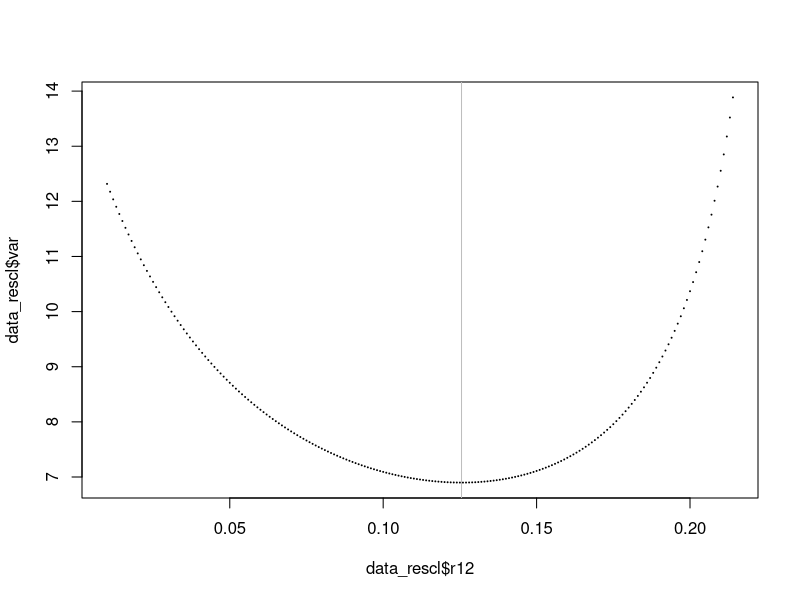
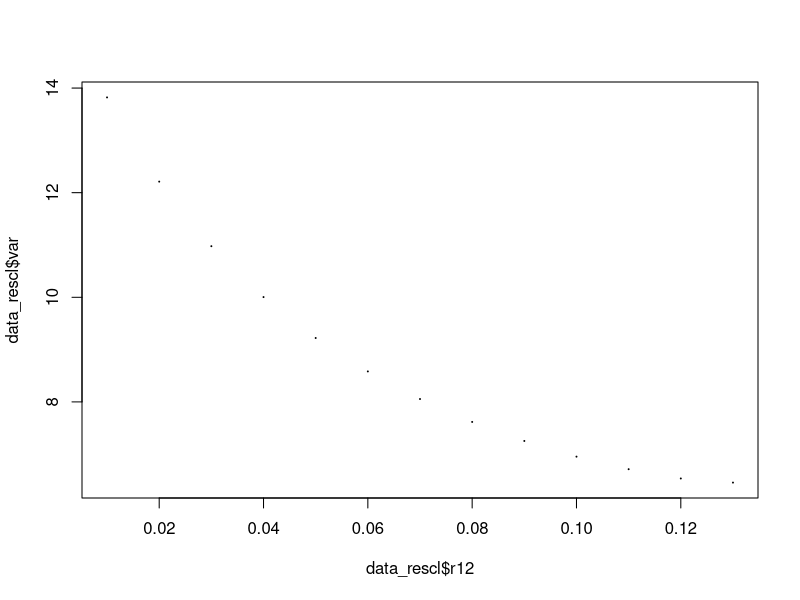
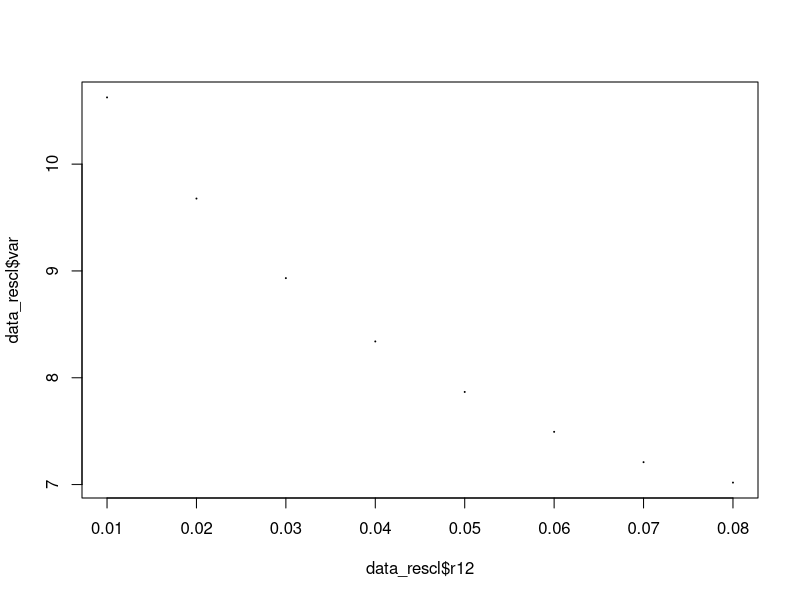

These figures' R source, in order:

##########################################
# Optimal allocation
# Variance
# 2022-Oct
# Marta Bofill Roig
##########################################

library(tidyverse)

##########################################
# Optimal allocations
# for case 3
##########################################

Power=function(x,y)x^y

eq=function(r22,r1=0.1,r2=0.8) (r1 + ((Power(r2,2) - 4*r2*r22 + 2*Power(r22,2))*Power(Power(r2,2) - 2*r2*r22 + 2*Power(r22,2),2))/(Power(r2,2)*Power(r2 - r22,3)) - (1-r1-r2))/4.

fr12=function(r22,r1=0.1,r2=0.8) (r2*(r2 - 2*r22))/(2*(r2 - r22))

f=Vectorize(function(r1,r2) { 
  r22=uniroot(eq,c(0,r2),r1=r1,r2=r2)$root
  r12=fr12(r22,r1,r2)
  r02=r2-r12-r22
  sol=c(r1,r2,r02,r12,r22)
  sol
})
x<-f(r1=20/70,r2=30/70)

##########################################
# Variance comparison
########################################## 

cond_eq <- function(r22,r12,r1,r2){
  r1/4 + r12 + Power(r12,2)/(-r2 + r22) + r22*(-1 - r22/(r12 - r2)) - (1-r1-r2)/4
}

inv_var <- function(r12,r1,r2,eps=0.0001){
  
  r3 <- 1 - r1 - r2 
  r11 <- r01 <- r1/2
  r23 <- r03 <- r3/2
  r22 <- try(uniroot(cond_eq,c(0,r2-eps),r12=r12,r1=r1,r2=r2)$root,silent=T)
  # r22 <- tryCatch(uniroot(cond_eq,c(0,r2-eps),r12=r12,r1=r1,r2=r2)$root, error=NA)
  # r22 <- uniroot(cond_eq,c(0,r2-eps),r12=r12,r1=r1,r2=r2)$root
  
  if(is.character(r22)){
    r02<-NA
    term1<-NA
  }else{
    r02 <- r2 - r22 - r12
    term1 <- r1/4 + r12 + Power(r12,2)/(-r2 + r22)
  }

  return(c(r1,r2,r02,r12,r22,1/term1))
  # return(c(r1=r1,r2=r2,r02=r02,r12=r12,r22=r22,inv_var=1/term1))
}

##########################################
# test
##########################################

# inv_var(r12=x[4,],r1=20/70,r2=30/70)
r12=x[4,];r1=20/70;r2=30/70
# c(r12=x[4,],r1=20/70,r2=30/70)
# seq(x[4,],r2,0.1)
# seq(x[4,],r2,0.1)
# matrix(unlist(lapply(seq(0.01,r2,0.001), inv_var, r1=20/70,r2=30/70)),ncol=6, byrow = T)

res <- lapply(seq(0.01,r2,0.001), inv_var, r1=r1,r2=r2)
matrix_res <- matrix(unlist(res),ncol=6, byrow = T)
data_res <- as.data.frame(matrix_res)

data_res <- data_res %>% 
  rename(
    r1 = V1, 
    r2 = V2,
    r02 = V3,
    r12 = V4,
    r22 = V5,
    var = V6
  ) 

# sum(data_res$r02>0)
data_rescl <- data_res %>% filter(r02>0)
head(data_rescl)

plot(data_rescl$r12,data_rescl$var,pch=19, cex=0.1)
abline(v=x[4,],col="grey")

##########################################
# 2-period design
##########################################
N = 80
N1 = round(N/4)
N2 = round(N-N1)
c(N1,N2,N-N1-N2)

r1=N1/N
r2=N2/N

res <- lapply(seq(0.01,r2,0.01), inv_var, r1=r1,r2=r2)
matrix_res <- matrix(unlist(res),ncol=6, byrow = T)
data_res <- as.data.frame(matrix_res)

data_res <- data_res %>% 
  rename(
    r1 = V1, 
    r2 = V2,
    r02 = V3,
    r12 = V4,
    r22 = V5,
    var = V6
  ) 

# sum(data_res$r02>0)
data_rescl <- data_res %>% filter(r02>0)
head(data_rescl)

plot(data_rescl$r12,data_rescl$var,pch=19, cex=0.1)
# abline(v=x[4,],col="grey")

##########################################
# 3-period design
##########################################
N1 = round(N/3)
N2 = round(2*(N-N1)/3)
c(N1,N2,N-N1-N2) 

r1=N1/N
r2=N2/N


res <- lapply(seq(0.01,r2,0.01), inv_var, r1=r1,r2=r2)
# is.list(res)
# unlist(res)

matrix_res <- matrix(unlist(res),ncol=6, byrow = T)
data_res <- as.data.frame(matrix_res)

data_res <- data_res %>% 
  rename(
    r1 = V1, 
    r2 = V2,
    r02 = V3,
    r12 = V4,
    r22 = V5,
    var = V6
  ) 

head(data_res,10)

# sum(data_res$r02>0)
data_rescl <- data_res %>% filter(r02>0)
head(data_rescl)

plot(data_rescl$r12,data_rescl$var,pch=19, cex=0.1)
# abline(v=x[4,],col="grey")
